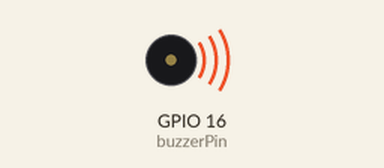
Recording of a sketch running on a simulated ESP32. On the bench: buzzer (waves = sounding).

Above: at 0.2 s.
Timing chart, 0 to 3.0 s (numbered marks = the images above):
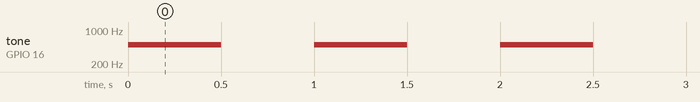

The sketch:

esp32_ledcWriteTone.ino
```cpp
const int buzzerPin = 16;
const int freq = 5000;
const int resolution = 8;

void setup() {
  ledcAttach(buzzerPin, freq, resolution);
}

void loop() {

    ledcWriteTone(buzzerPin, 500);
    delay(500);
    ledcWriteTone(buzzerPin, 0);
    delay(500);
}
```

Measured:
- by itself, tone on GPIO 16 (buzzerPin): alternates 500 Hz for 0.50 s and silent for 0.50 s
